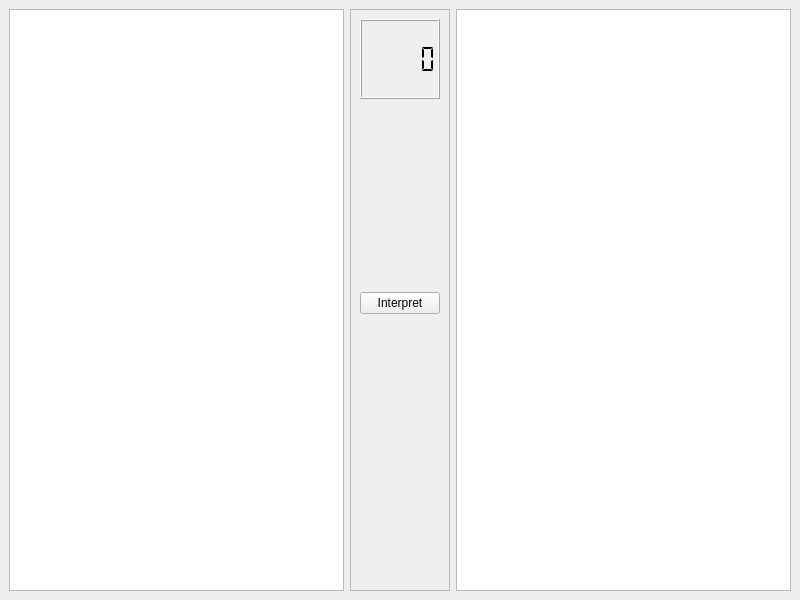
<?xml version="1.0" encoding="UTF-8"?>
<ui version="4.0">
 <class>MainWindow</class>
 <widget class="QMainWindow" name="MainWindow">
  <property name="geometry">
   <rect>
    <x>0</x>
    <y>0</y>
    <width>800</width>
    <height>600</height>
   </rect>
  </property>
  <property name="windowTitle">
   <string>Interpreter</string>
  </property>
  <widget class="QWidget" name="centralwidget">
   <layout class="QHBoxLayout" name="horizontalLayout">
    <item>
     <widget class="QTextEdit" name="inputText">
      <property name="readOnly">
       <bool>false</bool>
      </property>
     </widget>
    </item>
    <item>
     <widget class="QFrame" name="frame">
      <property name="minimumSize">
       <size>
        <width>100</width>
        <height>0</height>
       </size>
      </property>
      <property name="frameShape">
       <enum>QFrame::StyledPanel</enum>
      </property>
      <property name="frameShadow">
       <enum>QFrame::Raised</enum>
      </property>
      <layout class="QVBoxLayout" name="verticalLayout">
       <item>
        <widget class="QLCDNumber" name="lcdNumber">
         <property name="minimumSize">
          <size>
           <width>0</width>
           <height>80</height>
          </size>
         </property>
         <property name="font">
          <font>
           <pointsize>20</pointsize>
           <weight>75</weight>
           <bold>true</bold>
          </font>
         </property>
         <property name="smallDecimalPoint">
          <bool>false</bool>
         </property>
         <property name="segmentStyle">
          <enum>QLCDNumber::Flat</enum>
         </property>
        </widget>
       </item>
       <item>
        <spacer name="verticalSpacer">
         <property name="orientation">
          <enum>Qt::Vertical</enum>
         </property>
         <property name="sizeHint" stdset="0">
          <size>
           <width>20</width>
           <height>174</height>
          </size>
         </property>
        </spacer>
       </item>
       <item>
        <widget class="QPushButton" name="interpretButton">
         <property name="text">
          <string>Interpret</string>
         </property>
        </widget>
       </item>
       <item>
        <spacer name="verticalSpacer_2">
         <property name="orientation">
          <enum>Qt::Vertical</enum>
         </property>
         <property name="sizeHint" stdset="0">
          <size>
           <width>20</width>
           <height>173</height>
          </size>
         </property>
        </spacer>
       </item>
       <item>
        <spacer name="verticalSpacer_3">
         <property name="orientation">
          <enum>Qt::Vertical</enum>
         </property>
         <property name="sizeType">
          <enum>QSizePolicy::Fixed</enum>
         </property>
         <property name="sizeHint" stdset="0">
          <size>
           <width>20</width>
           <height>80</height>
          </size>
         </property>
        </spacer>
       </item>
      </layout>
     </widget>
    </item>
    <item>
     <widget class="QTextEdit" name="outputText">
      <property name="readOnly">
       <bool>true</bool>
      </property>
     </widget>
    </item>
   </layout>
  </widget>
 </widget>
 <resources/>
 <connections/>
</ui>
